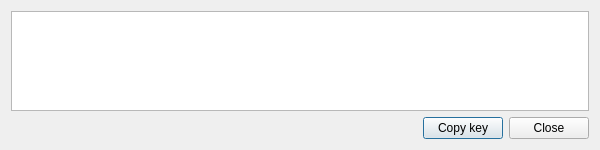
<?xml version="1.0" encoding="UTF-8"?>
<ui version="4.0">
 <class>PrivateKeysDialog</class>
 <widget class="QDialog" name="PrivateKeysDialog">
  <property name="geometry">
   <rect>
    <x>0</x>
    <y>0</y>
    <width>600</width>
    <height>150</height>
   </rect>
  </property>
  <property name="minimumSize">
   <size>
    <width>600</width>
    <height>150</height>
   </size>
  </property>
  <property name="maximumSize">
   <size>
    <width>16777215</width>
    <height>16777215</height>
   </size>
  </property>
  <property name="windowTitle">
   <string>Private Key</string>
  </property>
  <property name="windowIcon">
   <iconset resource="../../resources.qrc">
    <normaloff>:/images/cryptonote</normaloff>:/images/cryptonote</iconset>
  </property>
  <layout class="QVBoxLayout" name="verticalLayout">
   <item>
    <widget class="QTextEdit" name="m_privateKeyEdit">
     <property name="styleSheet">
      <string notr="true">font: 12pt Unique;
</string>
     </property>
     <property name="readOnly">
      <bool>true</bool>
     </property>
    </widget>
   </item>
   <item>
    <layout class="QHBoxLayout" name="horizontalLayout">
     <item>
      <spacer name="horizontalSpacer">
       <property name="orientation">
        <enum>Qt::Horizontal</enum>
       </property>
       <property name="sizeHint" stdset="0">
        <size>
         <width>40</width>
         <height>20</height>
        </size>
       </property>
      </spacer>
     </item>
     <item>
      <widget class="QPushButton" name="m_copyPrivateKeyButton">
       <property name="text">
        <string>Copy key</string>
       </property>
       <property name="icon">
        <iconset resource="../../resources.qrc">
         <normaloff>:/icons/copy_white</normaloff>:/icons/copy_white</iconset>
       </property>
      </widget>
     </item>
     <item>
      <widget class="QPushButton" name="ClosePushButton">
       <property name="text">
        <string>Close</string>
       </property>
      </widget>
     </item>
    </layout>
   </item>
  </layout>
 </widget>
 <resources>
  <include location="../../resources.qrc"/>
 </resources>
 <connections>
  <connection>
   <sender>ClosePushButton</sender>
   <signal>clicked()</signal>
   <receiver>PrivateKeysDialog</receiver>
   <slot>accept()</slot>
   <hints>
    <hint type="sourcelabel">
     <x>622</x>
     <y>274</y>
    </hint>
    <hint type="destinationlabel">
     <x>333</x>
     <y>149</y>
    </hint>
   </hints>
  </connection>
  <connection>
   <sender>m_copyPrivateKeyButton</sender>
   <signal>clicked()</signal>
   <receiver>PrivateKeysDialog</receiver>
   <slot>copyKey()</slot>
   <hints>
    <hint type="sourcelabel">
     <x>818</x>
     <y>24</y>
    </hint>
    <hint type="destinationlabel">
     <x>420</x>
     <y>45</y>
    </hint>
   </hints>
  </connection>
 </connections>
</ui>
